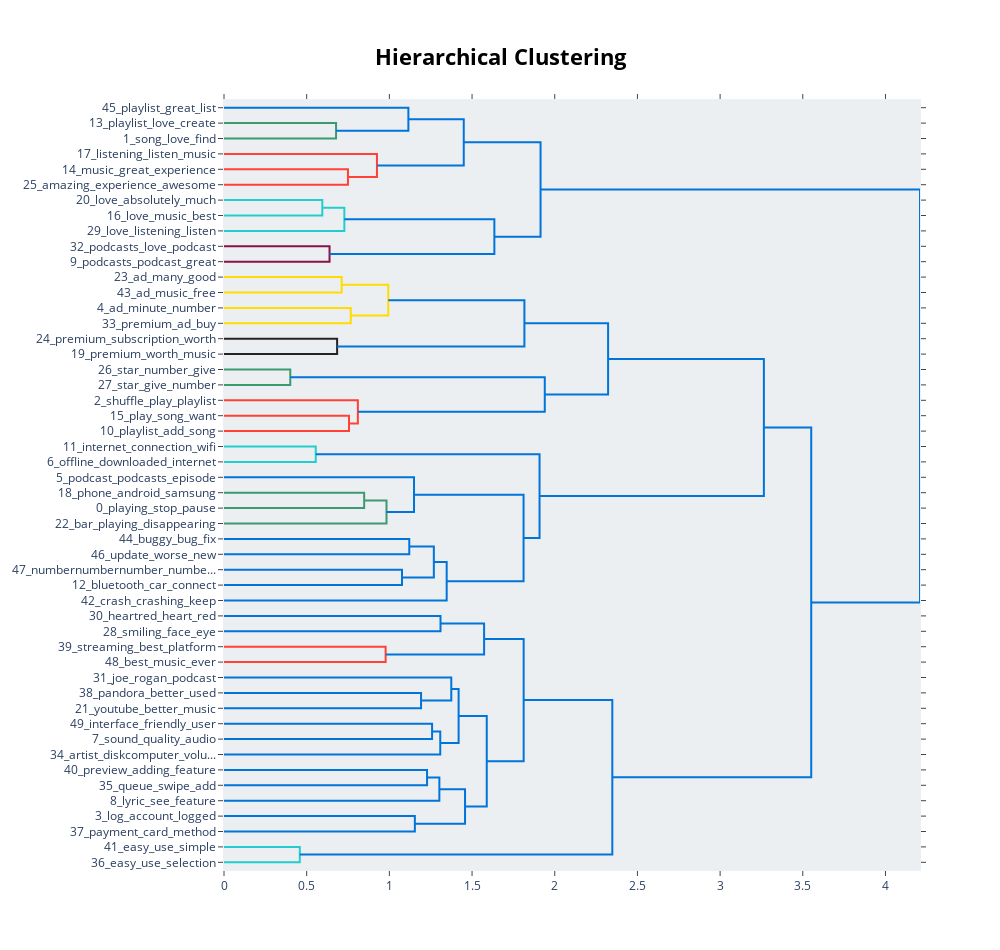

Notebook cell for this chart:
### Code cell
model.visualize_hierarchy(top_n_topics=50)

### Figure 1 — Plotly figure (JSON) as saved in the notebook; plotly's stock layout.template omitted (floating-point values rounded to 4 significant figures)
{"data": [{"hoverinfo": "text", "marker": {"color": "rgb(61,153,112)"}, "mode": "lines", "type": "scatter", "x": [0, 0.6776, 0.6776, 0], "xaxis": "x", "y": [-15, -15, -25, -25], "yaxis": "y"}, {"hoverinfo": "text", "marker": {"color": "rgb(0,116,217)"}, "mode": "lines", "type": "scatter", "x": [0, 1.115, 1.115, 0.6776], "xaxis": "x", "y": [-5, -5, -20, -20], "yaxis": "y"}, {"hoverinfo": "text", "marker": {"color": "rgb(255,65,54)"}, "mode": "lines", "type": "scatter", "x": [0, 0.7496, 0.7496, 0], "xaxis": "x", "y": [-45, -45, -55, -55], "yaxis": "y"}, {"hoverinfo": "text", "marker": {"color": "rgb(255,65,54)"}, "mode": "lines", "type": "scatter", "x": [0, 0.9249, 0.9249, 0.7496], "xaxis": "x", "y": [-35, -35, -50, -50], "yaxis": "y"}, {"hoverinfo": "text", "marker": {"color": "rgb(0,116,217)"}, "mode": "lines", "type": "scatter", "x": [1.115, 1.45, 1.45, 0.9249], "xaxis": "x", "y": [-12.5, -12.5, -42.5, -42.5], "yaxis": "y"}, {"hoverinfo": "text", "marker": {"color": "rgb(35,205,205)"}, "mode": "lines", "type": "scatter", "x": [0, 0.5944, 0.5944, 0], "xaxis": "x", "y": [-65, -65, -75, -75], "yaxis": "y"}, {"hoverinfo": "text", "marker": {"color": "rgb(35,205,205)"}, "mode": "lines", "type": "scatter", "x": [0.5944, 0.7278, 0.7278, 0], "xaxis": "x", "y": [-70, -70, -85, -85], "yaxis": "y"}, {"hoverinfo": "text", "marker": {"color": "rgb(133,20,75)"}, "mode": "lines", "type": "scatter", "x": [0, 0.6382, 0.6382, 0], "xaxis": "x", "y": [-95, -95, -105, -105], "yaxis": "y"}, {"hoverinfo": "text", "marker": {"color": "rgb(0,116,217)"}, "mode": "lines", "type": "scatter", "x": [0.7278, 1.635, 1.635, 0.6382], "xaxis": "x", "y": [-77.5, -77.5, -100, -100], "yaxis": "y"}, {"hoverinfo": "text", "marker": {"color": "rgb(0,116,217)"}, "mode": "lines", "type": "scatter", "x": [1.45, 1.914, 1.914, 1.635], "xaxis": "x", "y": [-27.5, -27.5, -88.75, -88.75], "yaxis": "y"}, {"hoverinfo": "text", "marker": {"color": "rgb(255,220,0)"}, "mode": "lines", "type": "scatter", "x": [0, 0.7116, 0.7116, 0], "xaxis": "x", "y": [-115, -115, -125, -125], "yaxis": "y"}, {"hoverinfo": "text", "marker": {"color": "rgb(255,220,0)"}, "mode": "lines", "type": "scatter", "x": [0, 0.7666, 0.7666, 0], "xaxis": "x", "y": [-135, -135, -145, -145], "yaxis": "y"}, {"hoverinfo": "text", "marker": {"color": "rgb(255,220,0)"}, "mode": "lines", "type": "scatter", "x": [0.7116, 0.9933, 0.9933, 0.7666], "xaxis": "x", "y": [-120, -120, -140, -140], "yaxis": "y"}, {"hoverinfo": "text", "marker": {"color": "rgb(40,35,35)"}, "mode": "lines", "type": "scatter", "x": [0, 0.684, 0.684, 0], "xaxis": "x", "y": [-155, -155, -165, -165], "yaxis": "y"}, {"hoverinfo": "text", "marker": {"color": "rgb(0,116,217)"}, "mode": "lines", "type": "scatter", "x": [0.9933, 1.817, 1.817, 0.684], "xaxis": "x", "y": [-130, -130, -160, -160], "yaxis": "y"}, {"hoverinfo": "text", "marker": {"color": "rgb(61,153,112)"}, "mode": "lines", "type": "scatter", "x": [0, 0.4007, 0.4007, 0], "xaxis": "x", "y": [-175, -175, -185, -185], "yaxis": "y"}, {"hoverinfo": "text", "marker": {"color": "rgb(255,65,54)"}, "mode": "lines", "type": "scatter", "x": [0, 0.7559, 0.7559, 0], "xaxis": "x", "y": [-205, -205, -215, -215], "yaxis": "y"}, {"hoverinfo": "text", "marker": {"color": "rgb(255,65,54)"}, "mode": "lines", "type": "scatter", "x": [0, 0.8095, 0.8095, 0.7559], "xaxis": "x", "y": [-195, -195, -210, -210], "yaxis": "y"}, {"hoverinfo": "text", "marker": {"color": "rgb(0,116,217)"}, "mode": "lines", "type": "scatter", "x": [0.4007, 1.94, 1.94, 0.8095], "xaxis": "x", "y": [-180, -180, -202.5, -202.5], "yaxis": "y"}, {"hoverinfo": "text", "marker": {"color": "rgb(0,116,217)"}, "mode": "lines", "type": "scatter", "x": [1.817, 2.323, 2.323, 1.94], "xaxis": "x", "y": [-145, -145, -191.2, -191.2], "yaxis": "y"}, {"hoverinfo": "text", "marker": {"color": "rgb(35,205,205)"}, "mode": "lines", "type": "scatter", "x": [0, 0.5548, 0.5548, 0], "xaxis": "x", "y": [-225, -225, -235, -235], "yaxis": "y"}, {"hoverinfo": "text", "marker": {"color": "rgb(61,153,112)"}, "mode": "lines", "type": "scatter", "x": [0, 0.8476, 0.8476, 0], "xaxis": "x", "y": [-255, -255, -265, -265], "yaxis": "y"}, {"hoverinfo": "text", "marker": {"color": "rgb(61,153,112)"}, "mode": "lines", "type": "scatter", "x": [0.8476, 0.9826, 0.9826, 0], "xaxis": "x", "y": [-260, -260, -275, -275], "yaxis": "y"}, {"hoverinfo": "text", "marker": {"color": "rgb(0,116,217)"}, "mode": "lines", "type": "scatter", "x": [0, 1.149, 1.149, 0.9826], "xaxis": "x", "y": [-245, -245, -267.5, -267.5], "yaxis": "y"}, {"hoverinfo": "text", "marker": {"color": "rgb(0,116,217)"}, "mode": "lines", "type": "scatter", "x": [0, 1.12, 1.12, 0], "xaxis": "x", "y": [-285, -285, -295, -295], "yaxis": "y"}, {"hoverinfo": "text", "marker": {"color": "rgb(0,116,217)"}, "mode": "lines", "type": "scatter", "x": [0, 1.076, 1.076, 0], "xaxis": "x", "y": [-305, -305, -315, -315], "yaxis": "y"}, {"hoverinfo": "text", "marker": {"color": "rgb(0,116,217)"}, "mode": "lines", "type": "scatter", "x": [1.12, 1.269, 1.269, 1.076], "xaxis": "x", "y": [-290, -290, -310, -310], "yaxis": "y"}, {"hoverinfo": "text", "marker": {"color": "rgb(0,116,217)"}, "mode": "lines", "type": "scatter", "x": [1.269, 1.347, 1.347, 0], "xaxis": "x", "y": [-300, -300, -325, -325], "yaxis": "y"}, {"hoverinfo": "text", "marker": {"color": "rgb(0,116,217)"}, "mode": "lines", "type": "scatter", "x": [1.149, 1.811, 1.811, 1.347], "xaxis": "x", "y": [-256.2, -256.2, -312.5, -312.5], "yaxis": "y"}, {"hoverinfo": "text", "marker": {"color": "rgb(0,116,217)"}, "mode": "lines", "type": "scatter", "x": [0.5548, 1.908, 1.908, 1.811], "xaxis": "x", "y": [-230, -230, -284.4, -284.4], "yaxis": "y"}, {"hoverinfo": "text", "marker": {"color": "rgb(0,116,217)"}, "mode": "lines", "type": "scatter", "x": [2.323, 3.265, 3.265, 1.908], "xaxis": "x", "y": [-168.1, -168.1, -257.2, -257.2], "yaxis": "y"}, {"hoverinfo": "text", "marker": {"color": "rgb(0,116,217)"}, "mode": "lines", "type": "scatter", "x": [0, 1.309, 1.309, 0], "xaxis": "x", "y": [-335, -335, -345, -345], "yaxis": "y"}, {"hoverinfo": "text", "marker": {"color": "rgb(255,65,54)"}, "mode": "lines", "type": "scatter", "x": [0, 0.9774, 0.9774, 0], "xaxis": "x", "y": [-355, -355, -365, -365], "yaxis": "y"}, {"hoverinfo": "text", "marker": {"color": "rgb(0,116,217)"}, "mode": "lines", "type": "scatter", "x": [1.309, 1.573, 1.573, 0.9774], "xaxis": "x", "y": [-340, -340, -360, -360], "yaxis": "y"}, {"hoverinfo": "text", "marker": {"color": "rgb(0,116,217)"}, "mode": "lines", "type": "scatter", "x": [0, 1.192, 1.192, 0], "xaxis": "x", "y": [-385, -385, -395, -395], "yaxis": "y"}, {"hoverinfo": "text", "marker": {"color": "rgb(0,116,217)"}, "mode": "lines", "type": "scatter", "x": [0, 1.374, 1.374, 1.192], "xaxis": "x", "y": [-375, -375, -390, -390], "yaxis": "y"}, {"hoverinfo": "text", "marker": {"color": "rgb(0,116,217)"}, "mode": "lines", "type": "scatter", "x": [0, 1.258, 1.258, 0], "xaxis": "x", "y": [-405, -405, -415, -415], "yaxis": "y"}, {"hoverinfo": "text", "marker": {"color": "rgb(0,116,217)"}, "mode": "lines", "type": "scatter", "x": [1.258, 1.308, 1.308, 0], "xaxis": "x", "y": [-410, -410, -425, -425], "yaxis": "y"}, {"hoverinfo": "text", "marker": {"color": "rgb(0,116,217)"}, "mode": "lines", "type": "scatter", "x": [1.374, 1.419, 1.419, 1.308], "xaxis": "x", "y": [-382.5, -382.5, -417.5, -417.5], "yaxis": "y"}, {"hoverinfo": "text", "marker": {"color": "rgb(0,116,217)"}, "mode": "lines", "type": "scatter", "x": [0, 1.228, 1.228, 0], "xaxis": "x", "y": [-435, -435, -445, -445], "yaxis": "y"}, {"hoverinfo": "text", "marker": {"color": "rgb(0,116,217)"}, "mode": "lines", "type": "scatter", "x": [1.228, 1.302, 1.302, 0], "xaxis": "x", "y": [-440, -440, -455, -455], "yaxis": "y"}, {"hoverinfo": "text", "marker": {"color": "rgb(0,116,217)"}, "mode": "lines", "type": "scatter", "x": [0, 1.154, 1.154, 0], "xaxis": "x", "y": [-465, -465, -475, -475], "yaxis": "y"}, {"hoverinfo": "text", "marker": {"color": "rgb(0,116,217)"}, "mode": "lines", "type": "scatter", "x": [1.302, 1.458, 1.458, 1.154], "xaxis": "x", "y": [-447.5, -447.5, -470, -470], "yaxis": "y"}, {"hoverinfo": "text", "marker": {"color": "rgb(0,116,217)"}, "mode": "lines", "type": "scatter", "x": [1.419, 1.589, 1.589, 1.458], "xaxis": "x", "y": [-400, -400, -458.8, -458.8], "yaxis": "y"}, {"hoverinfo": "text", "marker": {"color": "rgb(0,116,217)"}, "mode": "lines", "type": "scatter", "x": [1.573, 1.812, 1.812, 1.589], "xaxis": "x", "y": [-350, -350, -429.4, -429.4], "yaxis": "y"}, {"hoverinfo": "text", "marker": {"color": "rgb(35,205,205)"}, "mode": "lines", "type": "scatter", "x": [0, 0.4584, 0.4584, 0], "xaxis": "x", "y": [-485, -485, -495, -495], "yaxis": "y"}, {"hoverinfo": "text", "marker": {"color": "rgb(0,116,217)"}, "mode": "lines", "type": "scatter", "x": [1.812, 2.348, 2.348, 0.4584], "xaxis": "x", "y": [-389.7, -389.7, -490, -490], "yaxis": "y"}, {"hoverinfo": "text", "marker": {"color": "rgb(0,116,217)"}, "mode": "lines", "type": "scatter", "x": [3.265, 3.551, 3.551, 2.348], "xaxis": "x", "y": [-212.7, -212.7, -439.8, -439.8], "yaxis": "y"}, {"hoverinfo": "text", "marker": {"color": "rgb(0,116,217)"}, "mode": "lines", "type": "scatter", "x": [1.914, 4.209, 4.209, 3.551], "xaxis": "x", "y": [-58.12, -58.12, -326.2, -326.2], "yaxis": "y"}], "layout": {"autosize": false, "height": 950, "hoverlabel": {"bgcolor": "white", "font": {"family": "Rockwell", "size": 16}}, "hovermode": "closest", "plot_bgcolor": "#ECEFF1", "showlegend": false, "title": {"font": {"color": "Black", "size": 22}, "text": "<b>Hierarchical Clustering", "x": 0.5, "xanchor": "center", "yanchor": "top"}, "width": 1000, "xaxis": {"mirror": "allticks", "rangemode": "tozero", "showgrid": false, "showline": true, "showticklabels": true, "ticks": "outside", "type": "linear", "zeroline": false}, "yaxis": {"mirror": "allticks", "range": [-500, 0], "rangemode": "tozero", "showgrid": false, "showline": true, "showticklabels": true, "tickmode": "array", "ticks": "outside", "ticktext": ["45_playlist_great_list", "13_playlist_love_create", "1_song_love_find", "17_listening_listen_music", "14_music_great_experience", "25_amazing_experience_awesome", "20_love_absolutely_much", "16_love_music_best", "29_love_listening_listen", "32_podcasts_love_podcast", "9_podcasts_podcast_great", "23_ad_many_good", "43_ad_music_free", "4_ad_minute_number", "33_premium_ad_buy", "24_premium_subscription_worth", "19_premium_worth_music", "26_star_number_give", "27_star_give_number", "2_shuffle_play_playlist", "15_play_song_want", "10_playlist_add_song", "11_internet_connection_wifi", "6_offline_downloaded_internet", "5_podcast_podcasts_episode", "18_phone_android_samsung", "0_playing_stop_pause", "22_bar_playing_disappearing", "44_buggy_bug_fix", "46_update_worse_new", "47_numbernumbernumber_numbe...", "12_bluetooth_car_connect", "42_crash_crashing_keep", "30_heartred_heart_red", "28_smiling_face_eye", "39_streaming_best_platform", "48_best_music_ever", "31_joe_rogan_podcast", "38_pandora_better_used", "21_youtube_better_music", "49_interface_friendly_user", "7_sound_quality_audio", "34_artist_diskcomputer_volu...", "40_preview_adding_feature", "35_queue_swipe_add", "8_lyric_see_feature", "3_log_account_logged", "37_payment_card_method", "41_easy_use_simple", "36_easy_use_selection"], "tickvals": [-5, -15, -25, -35, -45, -55, -65, -75, -85, -95, -105, -115, -125, -135, -145, -155, -165, -175, -185, -195, -205, -215, -225, -235, -245, -255, -265, -275, -285, -295, -305, -315, -325, -335, -345, -355, -365, -375, -385, -395, -405, -415, -425, -435, -445, -455, -465, -475, -485, -495], "type": "linear", "zeroline": false}}}
